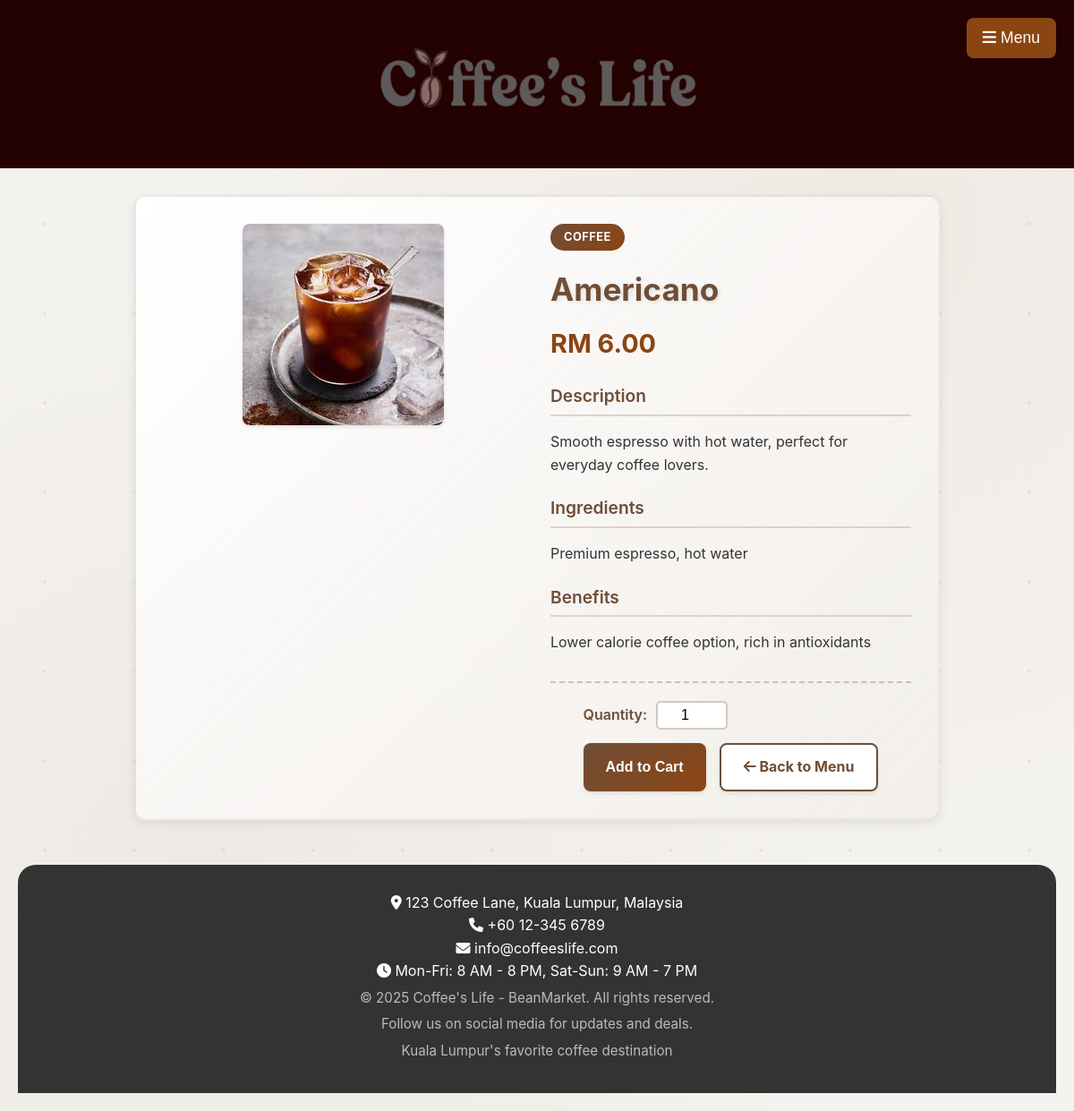
The page /UI/UI3_product_details.php?id=2 on the database its author committed.
### tables this page shows
CREATE TABLE `product` (
  `id` int(11) NOT NULL,
  `name` varchar(100) NOT NULL,
  `category` varchar(50) NOT NULL,
  `description` text DEFAULT NULL,
  `ingredients` text DEFAULT NULL,
  `benefits` text DEFAULT NULL,
  `price` decimal(10,2) NOT NULL,
  `quantity` int(11) DEFAULT 0,
  `image` varchar(255) DEFAULT NULL,
  `created_at` timestamp NOT NULL DEFAULT current_timestamp(),
  `updated_at` timestamp NOT NULL DEFAULT current_timestamp() ON UPDATE current_timestamp()
);

### functions/functions.php (called while the page is built, shortened)
<?php
require_once __DIR__ . '/../config.php';
function getProductById($id)
{
    global $pdo;
    try {
        $stmt = $pdo->prepare("SELECT * FROM product WHERE id = ?");
        $stmt->execute([$id]);
        return $stmt->fetch();
    } catch (PDOException $e) {
        error_log("Error fetching product by ID: " . $e->getMessage());
        return false;
    }
}

### UI/UI3_product_details.php (the view, shortened to what this page needs)
<?php
require_once '../functions/functions.php';
if (isset($_GET['id']) && is_numeric($_GET['id'])) {
    $productId = $_GET['id'];
    $product = getProductById($productId);
} else {
    header("Location: UI2_menu.php");
    exit;
}
include '../header.php';
?>
<link rel="stylesheet" href="../css/product-details.css">
<div class="product-details">
    <div class="product-image">
        <?php if ($product['image']): ?>
            <img src="../<?php echo htmlspecialchars($product['image']); ?>"
                alt="<?php echo htmlspecialchars($product['name']); ?>"
                onerror="this.src='https://placehold.co/350x250/6F4E37/ffffff?text=<?php echo urlencode($product['name']); ?>'">
        <?php else: ?>
            <img src="https://placehold.co/350x250/6F4E37/ffffff?text=<?php echo urlencode($product['name']); ?>"
                alt="<?php echo htmlspecialchars($product['name']); ?>">
        <?php endif; ?>
    </div>
    <div class="product-info">
        <?php if (isset($product['category'])): ?>
            <span class="category-badge"><?php echo htmlspecialchars($product['category']); ?></span>
        <?php endif; ?>
        <h1><?php echo htmlspecialchars($product['name']); ?></h1>
        <div class="price">RM <?php echo htmlspecialchars(number_format($product['price'], 2)); ?></div>
        <?php if (!empty($product['description'])): ?>
            <div class="section">
                <h3>Description</h3>
                <p><?php echo nl2br(htmlspecialchars($product['description'])); ?></p>
            </div>
        <?php endif; ?>
        <?php if (!empty($product['ingredients'])): ?>
            <div class="section">
                <h3>Ingredients</h3>
                <p><?php echo nl2br(htmlspecialchars($product['ingredients'])); ?></p>
            </div>
        <?php endif; ?>
        <?php if (!empty($product['benefits'])): ?>
            <div class="section">
                <h3>Benefits</h3>
                <p><?php echo nl2br(htmlspecialchars($product['benefits'])); ?></p>
            </div>
        <?php endif; ?>
        <div class="add-to-cart-section">
            <form action="../functions/function2_add_to_cart.php" method="post" class="add-to-cart-form" id="addToCartForm">
                <div class="quantity-selector">
                    <label for="quantity">Quantity:</label>
                    <input type="number" id="quantity" name="quantity" value="1" min="1" max="10">
                </div>
                <div class="product-actions">
                    <input type="submit" value="Add to Cart" class="btn btn-primary">
                    <a href="UI2_menu.php" class="btn btn-secondary">
                        <i class="fas fa-arrow-left"></i> Back to Menu
                    </a>
                </div>
            </form>
        </div>
    </div>
</div>
<?php include '../footer.php'; ?>

### css/global.css (style rules this page uses)
:root { --primary-brown: #6F4E37; --secondary-brown: #8B4513; --light-brown: #A0522D; --dark-brown: #4A0404; --cream-bg: #f4f2ee; --light-cream: #f8f9fa; --white: #ffffff; --text-primary: #333333; --text-secondary: #555555; --text-light: #777777; --text-white: #ffffff; --accent-blue: #007bff; --accent-blue-hover: #0056b3; --success-green: #28a745; --success-green-hover: #218838; --danger-red: #dc3545; --danger-red-hover: #c82333; --warning-yellow: #ffc107; --spacing-xs: 5px; --spacing-sm: 10px; --spacing-md: 15px; --spacing-lg: 20px; --spacing-xl: 30px; --border-radius-sm: 5px; --border-radius-md: 8px; --border-radius-lg: 12px; --shadow-light: 0 2px 4px rgba(0, 0, 0, 0.1); --shadow-medium: 0 4px 8px rgba(0, 0, 0, 0.15); --shadow-heavy: 0 4px 12px rgba(0, 0, 0, 0.08); --font-family: 'Inter', Arial, sans-serif; --font-weight-normal: 400; --font-weight-bold: 600; }
*, *::before, *::after { box-sizing: border-box; }
body { font-family: var(--font-family); margin: 0; padding: var(--spacing-lg); background-color: var(--cream-bg); color: var(--text-primary); line-height: 1.6; min-height: 100vh; background-image: radial-gradient(circle at 20% 80%, rgba(111, 78, 55, 0.05) 0%, transparent 50%), radial-gradient(circle at 80% 20%, rgba(139, 69, 19, 0.05) 0%, transparent 50%); }
body::before { content: ''; position: fixed; top: 0; left: 0; width: 100%; height: 100%; background-size: 100px 100px; pointer-events: none; z-index: -1; }
h1, h2, h3, h4, h5, h6 { color: var(--primary-brown); margin-top: 0; margin-bottom: var(--spacing-md); font-weight: var(--font-weight-bold); }
h1 { font-size: 2.5em; text-shadow: 2px 2px 4px rgba(0, 0, 0, 0.1); }
h3 { font-size: 1.5em; color: var(--secondary-brown); }
p { margin-bottom: var(--spacing-sm); color: var(--text-secondary); }
a { color: var(--accent-blue); text-decoration: none; transition: color 0.3s ease; }
.btn { display: inline-block; padding: var(--spacing-sm) var(--spacing-xl); background: linear-gradient(135deg, var(--secondary-brown) 0%, var(--primary-brown) 100%); color: var(--white); border: none; border-radius: var(--border-radius-md); cursor: pointer; font-size: 1em; font-weight: var(--font-weight-bold); text-align: center; text-decoration: none; transition: all 0.3s ease; box-shadow: var(--shadow-light); position: relative; overflow: hidden; }
.btn::before { content: ''; position: absolute; top: 0; left: -100%; width: 100%; height: 100%; background: linear-gradient(90deg, transparent, rgba(255,255,255,0.2), transparent); transition: left 0.5s; }

### css/header.css (style rules this page uses)
*, *::before, *::after { box-sizing: border-box; }
body { font-family: 'Inter', sans-serif; margin: 0; overflow-x: hidden; background-color: #f4f2ee; color: #333; }

### css/home_page.css (style rules this page uses)
*, *::before, *::after { box-sizing: border-box; }
body { font-family: 'Inter', sans-serif; margin: 0; overflow-x: hidden; background-color: #f4f2ee; color: #333; }

### css/components.css (style rules this page uses)
.btn-primary { background-color: #28a745; color: white; }
.btn-secondary { background-color: #6c757d; color: white; }

### rows shown on the page
product: image (picture), category "COFFEE", name "Americano", price "6.00", description "Smooth espresso with hot water, perfect for everyday coffee lovers.", ingredients "Premium espresso, hot water", benefits "Lower calorie coffee option, rich in antioxidants"
